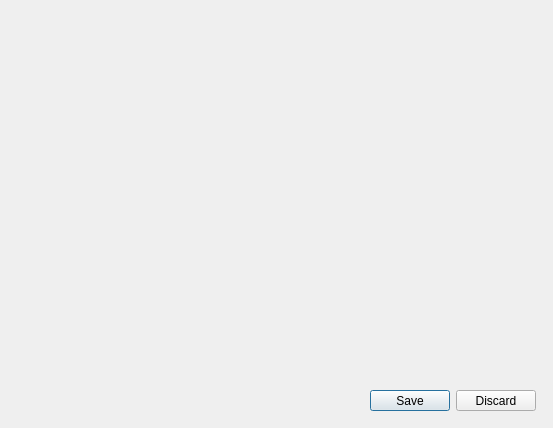
<?xml version="1.0" encoding="UTF-8"?>
<ui version="4.0">
 <class>AddDialog</class>
 <widget class="QDialog" name="AddDialog">
  <property name="geometry">
   <rect>
    <x>0</x>
    <y>0</y>
    <width>553</width>
    <height>428</height>
   </rect>
  </property>
  <property name="windowTitle">
   <string>Dialog</string>
  </property>
  <widget class="QDialogButtonBox" name="buttonBox">
   <property name="geometry">
    <rect>
     <x>370</x>
     <y>390</y>
     <width>166</width>
     <height>21</height>
    </rect>
   </property>
   <property name="standardButtons">
    <set>QDialogButtonBox::Discard|QDialogButtonBox::Save</set>
   </property>
  </widget>
 </widget>
 <resources/>
 <connections/>
</ui>
